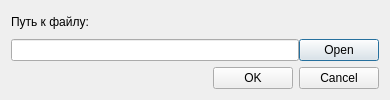
<?xml version="1.0" encoding="UTF-8"?>
<ui version="4.0">
 <class>loadDialogWindow</class>
 <widget class="QDialog" name="loadDialogWindow">
  <property name="geometry">
   <rect>
    <x>0</x>
    <y>0</y>
    <width>390</width>
    <height>100</height>
   </rect>
  </property>
  <property name="maximumSize">
   <size>
    <width>4000</width>
    <height>100</height>
   </size>
  </property>
  <property name="windowTitle">
   <string>Dialog</string>
  </property>
  <layout class="QVBoxLayout" name="verticalLayout_2">
   <item>
    <layout class="QVBoxLayout" name="verticalLayout">
     <item>
      <widget class="QLabel" name="pathLabel">
       <property name="text">
        <string>Путь к файлу:</string>
       </property>
      </widget>
     </item>
     <item>
      <layout class="QHBoxLayout" name="horizontalLayout">
       <property name="spacing">
        <number>0</number>
       </property>
       <item>
        <widget class="QLineEdit" name="pathInput"/>
       </item>
       <item>
        <widget class="QDialogButtonBox" name="browswButton">
         <property name="maximumSize">
          <size>
           <width>80</width>
           <height>16777215</height>
          </size>
         </property>
         <property name="standardButtons">
          <set>QDialogButtonBox::Open</set>
         </property>
        </widget>
       </item>
      </layout>
     </item>
     <item>
      <widget class="QDialogButtonBox" name="buttonBox">
       <property name="standardButtons">
        <set>QDialogButtonBox::Cancel|QDialogButtonBox::Ok</set>
       </property>
      </widget>
     </item>
    </layout>
   </item>
  </layout>
 </widget>
 <resources/>
 <connections/>
</ui>
